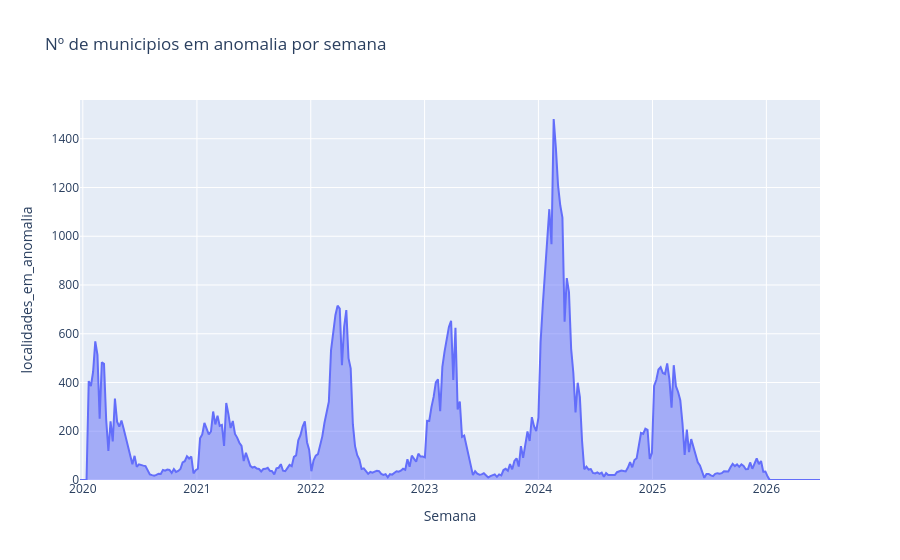

Source (notebook cell):
### Markdown cell above
## Célula 6 — Detecção de anomalias (surtos)
Para cada localidade, a **linha de base esperada** na semana *t* é a média das `JANELA` semanas **anteriores** (o `shift(1)` evita que a própria semana contamine a referência):

`limiar(t) = média_móvel(t−1…t−JANELA) + N_DESVIOS × desvio_móvel(t−1…t−JANELA)`

Uma semana é **anômala** se `casos > limiar` e `casos ≥ MIN_CASOS` (evita falsos alarmes com números minúsculos). Também calculamos o **z-score** da semana.

### Code cell
def detectar_anomalias(df, grupo, janela=JANELA, k=N_DESVIOS, min_casos=MIN_CASOS):
    df = df.sort_values(grupo + ["semana"]).reset_index(drop=True)
    g = df.groupby(grupo, sort=False)["casos"]
    minp = max(3, janela // 2)
    df["media_movel"]  = g.transform(lambda s: s.shift(1).rolling(janela, min_periods=minp).mean())
    df["desvio_movel"] = g.transform(lambda s: s.shift(1).rolling(janela, min_periods=minp).std())
    df["limiar"] = df["media_movel"] + k * df["desvio_movel"]
    df["zscore"] = (df["casos"] - df["media_movel"]) / df["desvio_movel"].replace(0, np.nan)
    df["anomalia"] = (df["casos"] > df["limiar"]) & (df["casos"] >= min_casos)
    return df

det_br  = detectar_anomalias(base_br, ["uf"])
det_uf  = detectar_anomalias(base_uf, ["uf"])
det_loc = detectar_anomalias(base_loc, chaves_loc)

print(f"Semanas anômalas — Brasil: {int(det_br['anomalia'].sum())} de {len(det_br)}")
print(f"Semanas anômalas — localidades: {int(det_loc['anomalia'].sum()):,} de {len(det_loc):,} "
      f"({det_loc['anomalia'].mean():.1%})")

# Quantas localidades em anomalia por semana (termômetro de "onda" epidêmica)
ond = det_loc.groupby("semana")["anomalia"].sum().reset_index(name="localidades_em_anomalia")
fig = px.area(ond, x="semana", y="localidades_em_anomalia",
              title=f"Nº de {NOME_LOC}s em anomalia por semana", labels={"semana": "Semana"})
fig.show()

### Figure 1 — Plotly figure (JSON) as saved in the notebook; plotly's stock layout.template omitted (floating-point values rounded to 4 significant figures; data arrays with more than 128 entries replaced by an {"elided": "..."} marker saying what was removed)
{"data": [{"fillpattern": {"shape": ""}, "hovertemplate": "Semana=%{x}<br>localidades_em_anomalia=%{y}<extra></extra>", "legendgroup": "", "line": {"color": "#636efa"}, "marker": {"symbol": "circle"}, "mode": "lines", "name": "", "orientation": "v", "showlegend": false, "stackgroup": "1", "type": "scatter", "x": {"elided": "340 str values"}, "xaxis": "x", "y": {"elided": "340 int values"}, "yaxis": "y"}], "layout": {"legend": {"tracegroupgap": 0}, "title": {"text": "Nº de municipios em anomalia por semana"}, "xaxis": {"anchor": "y", "domain": [0, 1], "title": {"text": "Semana"}}, "yaxis": {"anchor": "x", "domain": [0, 1], "title": {"text": "localidades_em_anomalia"}}}}
